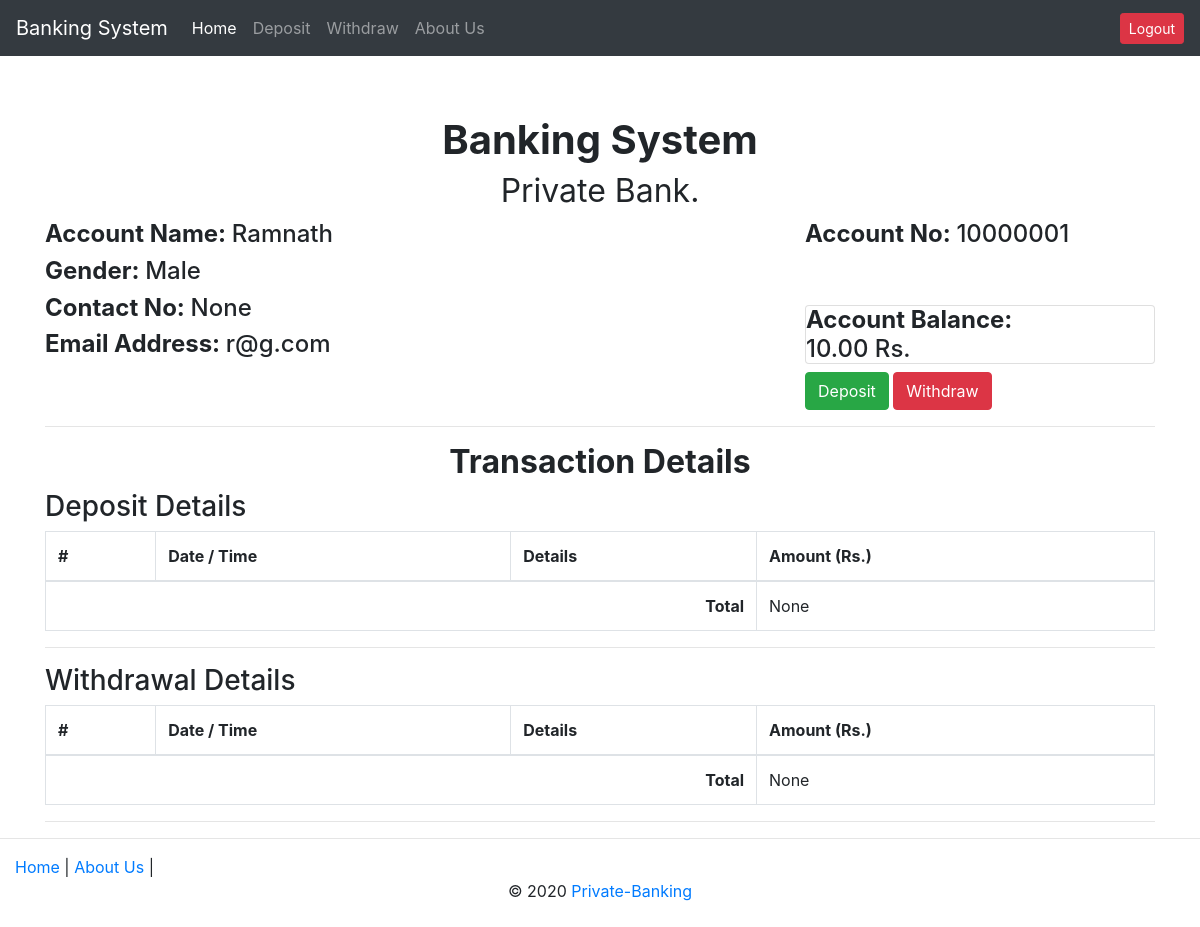
/ (signed in), run on an earlier commit of the app's database.
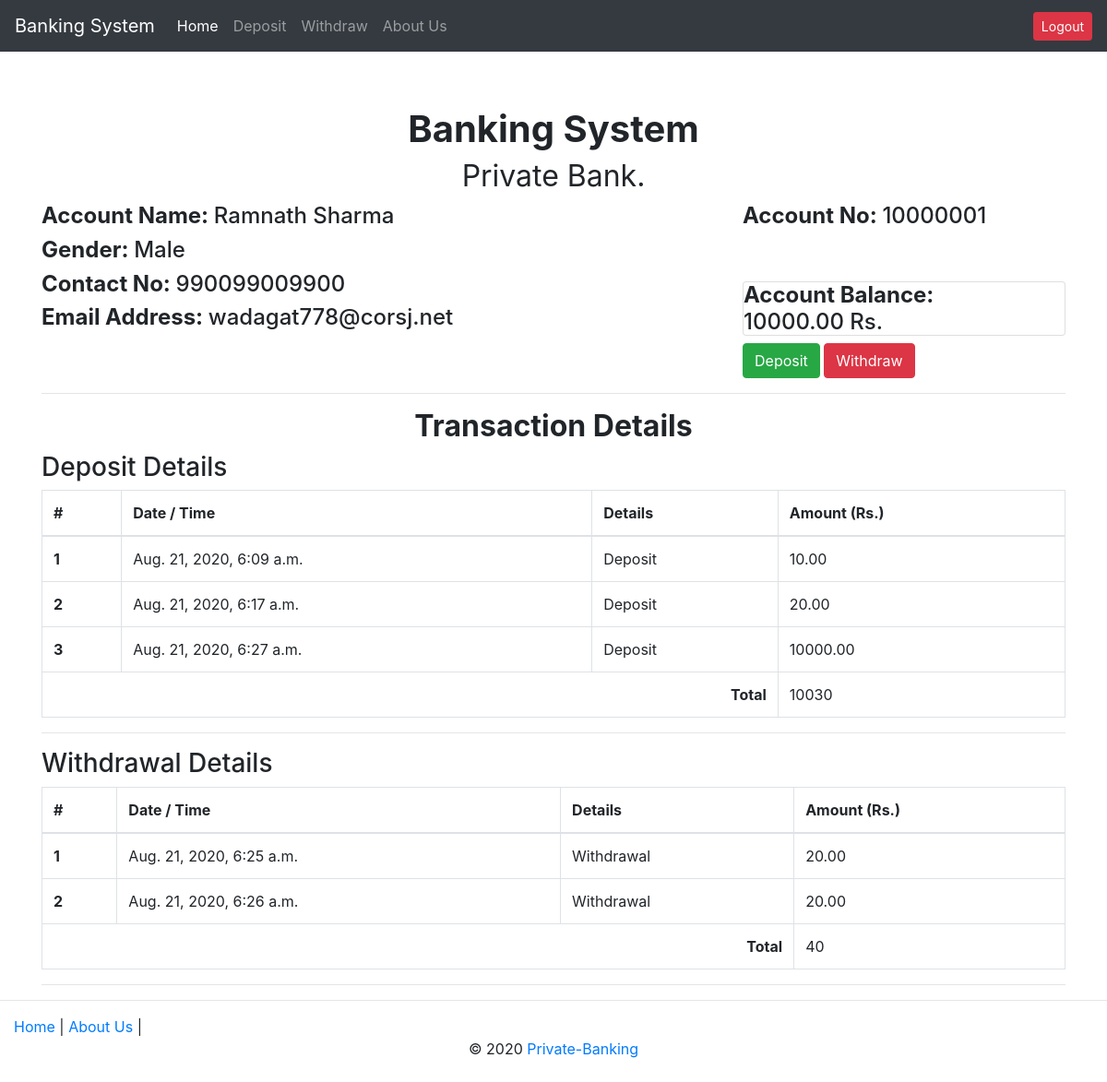
And on a later commit of the database.
### accounts/models.py (models this page shows, shortened)
class Customer(models.Model):
	user = models.OneToOneField(User, on_delete=models.CASCADE)
	name = models.CharField(max_length = 200, null=True)
	account_no = models.PositiveIntegerField(
		unique=True,
		validators=[MinValueValidator(10000000),MaxValueValidator(99999999)]
	)
	balance = models.DecimalField(default=10,max_digits=8,decimal_places=2)
	GENDER_CHOICE = (
		('M', 'Male'),
		('F', 'Female')
	)
	gender = models.CharField(max_length=1, choices=GENDER_CHOICE)
	phone = models.IntegerField(unique=True, blank=True, null=True)
	email = models.EmailField(unique=True, null=False, blank=False)
	date_create = models.DateTimeField(auto_now_add=True, null=True)

### transactions/models.py (models this page shows, shortened)
class Deposit(models.Model):
	customer = models.ForeignKey(Customer, on_delete = models.CASCADE)
	amount = models.DecimalField(max_digits = 8, decimal_places=2)
	timestamp = models.DateTimeField(auto_now_add=True)

class Withdrawal(models.Model):
	customer = models.ForeignKey(Customer, on_delete = models.CASCADE)
	amount = models.DecimalField(max_digits = 8, decimal_places=2)
	timestamp = models.DateTimeField(auto_now_add=True)

### transactions/views.py (the view)
# urls.py: 2. Add a URL to urlpatterns:  path('', views.home, name='home')
def home(request):
	if not request.user.is_authenticated:
		return render(request, "home.html")
	else:
		customer = Customer.objects.get(user=request.user)
		deposit = Deposit.objects.filter(customer=customer)
		deposit_total = deposit.aggregate(Sum('amount'))['amount__sum']
		withdrawal = Withdrawal.objects.filter(customer=customer)
		withdrawal_total = withdrawal.aggregate(Sum('amount'))['amount__sum']
		context = {
			'customer':customer,
			'deposit': deposit,
			'deposit_total':deposit_total,
			'withdrawal': withdrawal,
			'withdrawal_total': withdrawal_total
		}
		return render(request, 'transactions.html', context)

### banksystem/templates/transactions.html (shortened to what this page needs)
{% extends 'base.html' %}
{% block content %}
    <div class="page-header">
      <h1 class="text-center"><b>Banking System</b><br><small>Private Bank.</small></h1>
    </div>
<div class="row">
  <div class="col-xs-12 col-md-8 text-left">
    <h4><b>Account Name: </b>{{ customer.name }}</h4>
    <h4><b>Gender: </b>{{ customer.get_gender_display }}</h4>
    <h4><b>Contact No: </b>{{ customer.phone }}</h4>
    <h4><b>Email Address: </b>{{ customer.email }}</h4>
  </div>
  <div class="col-xs-6 col-md-4 text-left">
    <h4><b>Account No: </b>{{ customer.account_no }}</h4><br><br>
    <div class="well">
    <h4 class="card"><b>Account Balance: </b>{{ customer.balance }} Rs.</h4>
    <a class="btn btn-success" href="{% url 'transactions:deposit' %}">Deposit</a>
    <a class="btn btn-danger" href="{% url 'transactions:withdrawal' %}">Withdraw</a>
    </div>
  </div>
</div>
<hr>
<div class="page-header">
  <h2 class="text-center"><b>Transaction Details</b></h2>
</div>
<h3>Deposit Details</h3>
<table class="table table-hover table-bordered">
  <thead>
    <tr>
      <th>#</th>
      <th>Date / Time</th>
      <th>Details</th>
      <th>Amount (Rs.)</th>
    </tr>
  </thead>
  <tbody>
    <tr>
    {% for obj in deposit %}
      <th scope="row">{{forloop.counter}}</th>
      <td>{{ obj.timestamp }}</td>
      <td>Deposit</td>
      <td>{{ obj.amount }}</td>
    </tr>
    {% endfor %}
    <tr>
      <th class="text-right" scope="row" colspan="3">Total</th>
      <td>{{ deposit_total }}</td>
    </tr>
  </tbody>
</table>
<hr>
<h3>Withdrawal Details</h3>
<table class="table table-hover table-bordered">
  <thead>
    <tr>
      <th>#</th>
      <th>Date / Time</th>
      <th>Details</th>
      <th>Amount (Rs.)</th>
    </tr>
  </thead>
  <tbody>
    <tr>
    {% for obj in withdrawal %}
      <th scope="row">{{forloop.counter}}</th>
      <td>{{ obj.timestamp }}</td>
      <td>Withdrawal</td>
      <td>{{ obj.amount }}</td>
    </tr>
    {% endfor %}
    <tr>
      <th class="text-right" scope="row" colspan="3">Total</th>
      <td>{{ withdrawal_total }}</td>
    </tr>
  </tbody>
</table>
<hr>
{% endblock content %}

What changed in the data, as far as the page shows it:
changed Customer "Male": name "Ramnath" → "Ramnath Sharma"; phone "None" → "990099009900"; email "r@g.com" → "wadagat778@corsj.net"; balance "10.00" → "10000.00"
added Deposit: timestamp "Aug. 21, 2020, 6:09 a.m.", amount "10.00"
added Deposit: timestamp "Aug. 21, 2020, 6:17 a.m.", amount "20.00"
added Deposit: timestamp "Aug. 21, 2020, 6:27 a.m.", amount "10000.00"
added Withdrawal: timestamp "Aug. 21, 2020, 6:25 a.m.", amount "20.00"
added Withdrawal: timestamp "Aug. 21, 2020, 6:26 a.m.", amount "20.00"
Also different on the page:
{{ deposit_total }}: "None" → "10030"
{{ withdrawal_total }}: "None" → "40"
